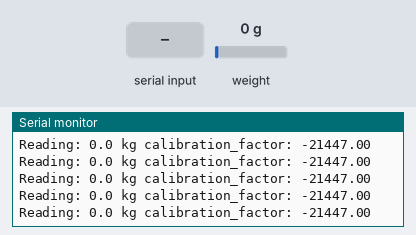
A sketch run on a simulated ESP8266 (NodeMCU). On the bench: the last lines printed to the serial monitor. The test bench sets the inputs (shaded band); at power-on: weight on the scale 0 g.

Above: at 3.2 s.
3.3 s: weight on the scale set to 100 g
At 3.32 s:
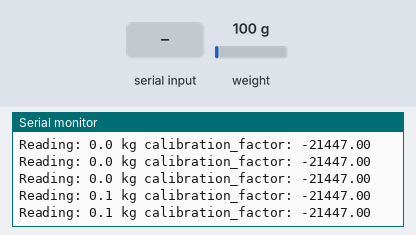
6.3 s: "+" received over Serial
At 6.34 s:
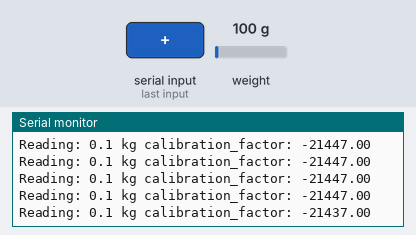
7.8 s: "a" received over Serial
At 7.85 s:
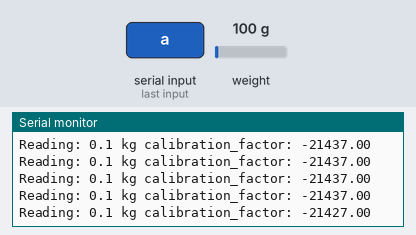
9.3 s: weight on the scale set to 1250 g
At 9.35 s:
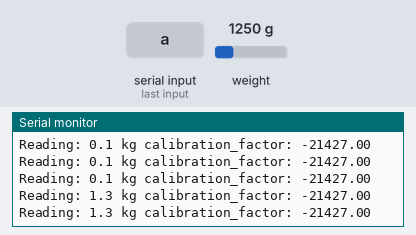
Timing chart, 0 to 11.8 s (numbered marks = the images above; inputs shaded):
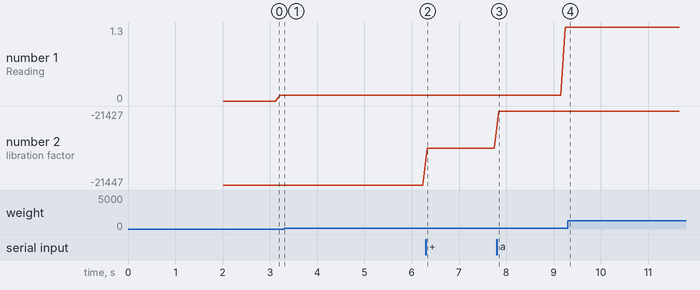

Measured:
- after the input at 3.3 s, the serial monitor: prints a new line at once (image 1)
- after the input at 6.3 s, the serial monitor: prints a new line at once (image 2)
- after the input at 7.8 s, the serial monitor: prints a new line at once (image 3)
- after the input at 9.3 s, the serial monitor: prints a new line after 0.05 s (image 4)
- plotted number 1: 0.1 → 1.3 after the input at 7.8 s
- plotted number 2: -21447 → -21437 after the input at 6.3 s, -21437 → -21427 after the input at 7.8 s

The sketch:

espScale.ino
```cpp
//#include "espScaleBasicTest.h"
//#include "NodeMCU_HX711_ADC.h"
//#include "NodeMCU_HX711_ADC_Calibration.h"
#include "NodeMCU_HX711_calibrate.h" // this is the best one of the test sketches
```

NodeMCU_HX711_calibrate.h
```cpp
// (licence header left out)
#include "HX711.h"

#define DOUT  D2
#define CLK  D1

HX711 scale;

float calibration_factor = -21447; //-7050 worked for my 440lb max scale setup

void setup() {
  Serial.begin(115200);
  Serial.println("HX711 calibration sketch");
  Serial.println("Remove all weight from scale");
  Serial.println("After readings begin, place known weight on scale");
  Serial.println("Press + or a to increase calibration factor");
  Serial.println("Press - or z to decrease calibration factor");

  scale.begin(DOUT, CLK);
  scale.set_scale();
  scale.tare(); //Reset the scale to 0

  long zero_factor = scale.read_average(); //Get a baseline reading
  Serial.print("Zero factor: "); //This can be used to remove the need to tare the scale. Useful in permanent scale projects.
  Serial.println(zero_factor);
}

void loop() {

  scale.set_scale(calibration_factor); //Adjust to this calibration factor

  Serial.print("Reading: ");
  Serial.print(scale.get_units(), 1);
  Serial.print(" kg"); //Change this to kg and re-adjust the calibration factor if you follow SI units like a sane person
  Serial.print(" calibration_factor: ");
  Serial.print(calibration_factor);
  Serial.println();

  if(Serial.available())
  {
    char temp = Serial.read();
    if(temp == '+' || temp == 'a')
      calibration_factor += 10;
    else if(temp == '-' || temp == 'z')
      calibration_factor -= 10;
  }
}
```
